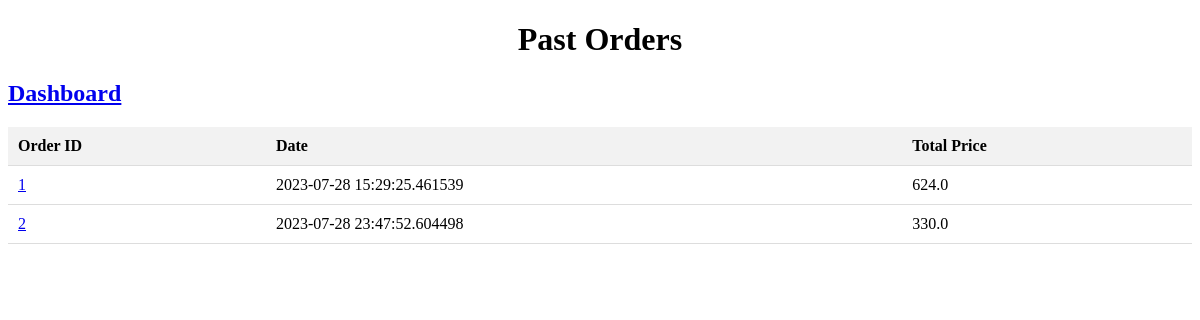
The app's page /customer/1/past_orders (signed in), older data.
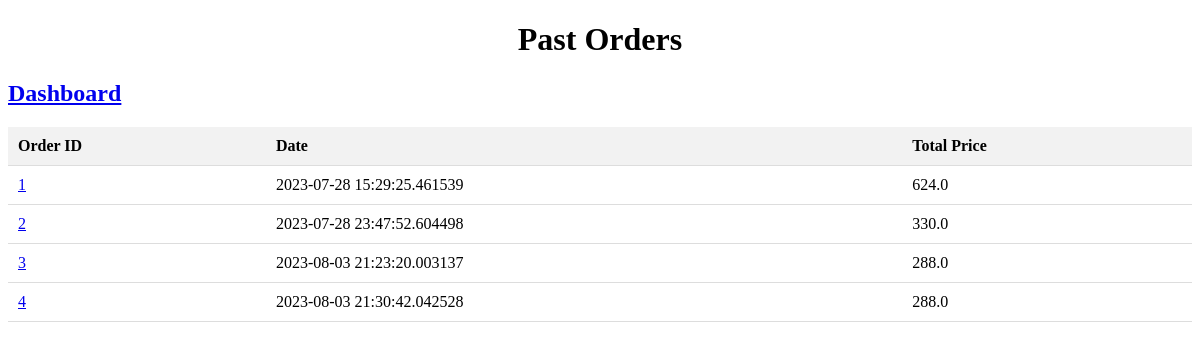
The same page, newer data.
### application/models.py (models this page shows)
class OrderDetails(db.Model):
    __tablename__='order_details'
    order_id=db.Column(db.Integer, autoincrement=True,primary_key=True)
    customer_id=db.Column(db.Integer, db.ForeignKey("customer.customer_id"),nullable=False)
    branch_id=db.Column(db.Integer, db.ForeignKey("branch.branch_id"),nullable=False)
    delivery_executive_id=db.Column(db.Integer, db.ForeignKey("delivery_executive.delivery_executive_id"),nullable=False)
    modeOfPayment=db.Column(db.String,nullable=False)
    delivery_status=db.Column(db.String)
    order_date=db.Column(db.String,nullable=False)
    total_price=db.Column(db.Float,nullable=False)

### application/views/viewsCustomer.py (the view)
@viewsCustomer.route('/customer/<int:c_id>/past_orders')
def past_orders(c_id):
    return render_template("userviews/customer/pastOrders.html", c_id=c_id,orders=OrderDetails.query.filter_by(customer_id=c_id).all())

### application/views/auth.py (called while the page is built)
@login_manager.user_loader
def load_user(user_id):
    if 'account_type' not in session:
        session['account_type'] = 'user'
        return render_template("signinup/signin_base.html")
    if session['account_type'] == 'Customer':
        return Customer.query.get(int(user_id))
    elif session['account_type'] == 'StoreManager':
        return StoreManager.query.get(int(user_id))
    elif session['account_type'] == 'DeliveryExecutive':
        return DeliveryExecutive.query.get(int(user_id))
    elif session['account_type'] == 'developer':
        return Developer.query.get(int(user_id))
    else:
        return None

### application/views/viewsCustomer.py (called while the page is built)
@viewsCustomer.before_request
@login_required
def require_login():
    customer_id = request.view_args.get('c_id')
    if not isinstance(current_user, Customer) or current_user.customer_id != customer_id:
        return render_template('error.html'), 401

### templates/userviews/customer/pastOrders.html (shortened to what this page needs)
<!DOCTYPE html>
<html>
  <head>
</head>
<body>
    <div>
        <h1 style="text-align: center;">Past Orders</h1>
        <h2><a href='/customer/{{ c_id }}/dashboard'>Dashboard</a></h2>
        <table>
          <thead>
            <tr>
              <th>Order ID</th>
              <th>Date</th>
              <th>Total Price</th>
            </tr>
          </thead>
          <tbody>
            {% for order in orders %}
              <tr>
                <td><a href="/customer/{{ c_id }}/order/{{ order['order_id'] }}">{{ order['order_id'] }}</a></td>
                <td>{{ order['order_date'] }}</td>
                <td>{{ order['total_price'] }}</td>
              </tr>
            {% endfor %}
          </tbody>
        </table>
      </div>
      </body>
      </html>

### templates/userviews/customer/pastOrders.html (style rules this page uses)
table { border-collapse: collapse; width: 100%; }
th, td { padding: 10px; text-align: left; border-bottom: 1px solid #ddd; }
th { background-color: #f2f2f2; }

Row changes from the older to the newer data that the page shows:
added OrderDetails: order_id "3", order_date "2023-08-03 21:23:20.003137", total_price "288.0"
added OrderDetails: order_id "4", order_date "2023-08-03 21:30:42.042528", total_price "288.0"
